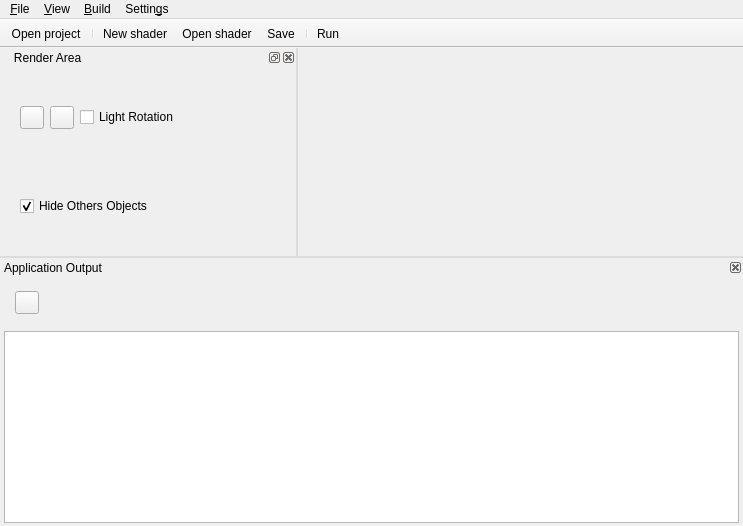
<?xml version="1.0" encoding="UTF-8"?>
<ui version="4.0">
 <class>MainWindow</class>
 <widget class="QMainWindow" name="MainWindow">
  <property name="geometry">
   <rect>
    <x>0</x>
    <y>0</y>
    <width>743</width>
    <height>526</height>
   </rect>
  </property>
  <property name="windowTitle">
   <string>ShaderLabs</string>
  </property>
  <property name="windowIcon">
   <iconset resource="../qresources/shaderlab.qrc">
    <normaloff>:/ico/img/1303588878_laboratory.png</normaloff>:/ico/img/1303588878_laboratory.png</iconset>
  </property>
  <property name="windowOpacity">
   <double>1.000000000000000</double>
  </property>
  <property name="layoutDirection">
   <enum>Qt::LeftToRight</enum>
  </property>
  <property name="styleSheet">
   <string notr="true">QMainWindow::separator {
     background:  rgb(220, 220, 220);
     width: 2px; /* when vertical */
     height: 2px; /* when horizontal */
 }

 QMainWindow::separator:hover {
     background:  rgb(170, 170, 170);
 }</string>
  </property>
  <widget class="QWidget" name="centralWidget">
   <layout class="QVBoxLayout" name="centralLayout">
    <property name="spacing">
     <number>6</number>
    </property>
    <property name="leftMargin">
     <number>3</number>
    </property>
    <property name="topMargin">
     <number>0</number>
    </property>
    <property name="rightMargin">
     <number>0</number>
    </property>
    <property name="bottomMargin">
     <number>0</number>
    </property>
   </layout>
  </widget>
  <widget class="QMenuBar" name="menuBar">
   <property name="geometry">
    <rect>
     <x>0</x>
     <y>0</y>
     <width>743</width>
     <height>25</height>
    </rect>
   </property>
   <widget class="QMenu" name="menuFile">
    <property name="tearOffEnabled">
     <bool>false</bool>
    </property>
    <property name="title">
     <string>&amp;File</string>
    </property>
    <addaction name="actionLoad_Project"/>
    <addaction name="actionSave_project"/>
    <addaction name="actionSave_as_project"/>
    <addaction name="actionClose_Project"/>
    <addaction name="separator"/>
    <addaction name="actionNew_Object"/>
    <addaction name="separator"/>
    <addaction name="actionNewFile"/>
    <addaction name="actionOpenCode"/>
    <addaction name="separator"/>
    <addaction name="actionSaveFile"/>
    <addaction name="actionSaveAll"/>
    <addaction name="actionSaveAs"/>
    <addaction name="separator"/>
    <addaction name="actionExit"/>
   </widget>
   <widget class="QMenu" name="menuView">
    <property name="title">
     <string>&amp;View</string>
    </property>
    <widget class="QMenu" name="menu_Models">
     <property name="title">
      <string>&amp;Models</string>
     </property>
    </widget>
    <addaction name="actionWireframe"/>
    <addaction name="menu_Models"/>
    <addaction name="separator"/>
   </widget>
   <widget class="QMenu" name="menu_Build">
    <property name="title">
     <string>&amp;Build</string>
    </property>
    <addaction name="actionRunAll"/>
   </widget>
   <widget class="QMenu" name="menuSettin">
    <property name="title">
     <string>Settin&amp;gs</string>
    </property>
   </widget>
   <addaction name="menuFile"/>
   <addaction name="menuView"/>
   <addaction name="menu_Build"/>
   <addaction name="menuSettin"/>
  </widget>
  <widget class="QToolBar" name="mainToolBar">
   <property name="movable">
    <bool>false</bool>
   </property>
   <property name="floatable">
    <bool>false</bool>
   </property>
   <attribute name="toolBarArea">
    <enum>TopToolBarArea</enum>
   </attribute>
   <attribute name="toolBarBreak">
    <bool>false</bool>
   </attribute>
   <addaction name="actionLoad_Project"/>
   <addaction name="separator"/>
   <addaction name="actionNewFile"/>
   <addaction name="actionOpenCode"/>
   <addaction name="actionSaveFile"/>
   <addaction name="separator"/>
   <addaction name="actionRunAll"/>
  </widget>
  <widget class="QDockWidget" name="dockRenderWidget">
   <property name="minimumSize">
    <size>
     <width>296</width>
     <height>160</height>
    </size>
   </property>
   <property name="layoutDirection">
    <enum>Qt::LeftToRight</enum>
   </property>
   <property name="styleSheet">
    <string notr="true"/>
   </property>
   <property name="floating">
    <bool>false</bool>
   </property>
   <property name="features">
    <set>QDockWidget::AllDockWidgetFeatures</set>
   </property>
   <property name="allowedAreas">
    <set>Qt::LeftDockWidgetArea|Qt::RightDockWidgetArea</set>
   </property>
   <property name="windowTitle">
    <string>   Render Area</string>
   </property>
   <attribute name="dockWidgetArea">
    <number>1</number>
   </attribute>
   <widget class="QWidget" name="dockRenderWidgetContents">
    <property name="styleSheet">
     <string notr="true"/>
    </property>
    <layout class="QVBoxLayout" name="verticalLayout_2">
     <property name="spacing">
      <number>2</number>
     </property>
     <property name="leftMargin">
      <number>0</number>
     </property>
     <property name="topMargin">
      <number>0</number>
     </property>
     <property name="rightMargin">
      <number>0</number>
     </property>
     <property name="bottomMargin">
      <number>0</number>
     </property>
     <item>
      <layout class="QVBoxLayout" name="verticalLayout">
       <property name="leftMargin">
        <number>9</number>
       </property>
       <property name="topMargin">
        <number>9</number>
       </property>
       <property name="rightMargin">
        <number>9</number>
       </property>
       <property name="bottomMargin">
        <number>9</number>
       </property>
       <item>
        <widget class="QWidget" name="optionsContents" native="true">
         <property name="sizePolicy">
          <sizepolicy hsizetype="Minimum" vsizetype="Minimum">
           <horstretch>0</horstretch>
           <verstretch>0</verstretch>
          </sizepolicy>
         </property>
         <layout class="QHBoxLayout" name="horizontalLayout">
          <property name="topMargin">
           <number>0</number>
          </property>
          <property name="bottomMargin">
           <number>0</number>
          </property>
          <item>
           <widget class="QToolButton" name="saveImageButton">
            <property name="text">
             <string/>
            </property>
            <property name="icon">
             <iconset resource="../qresources/shaderlab.qrc">
              <normaloff>:/ico/img/1303587978_3floppy_unmount.png</normaloff>:/ico/img/1303587978_3floppy_unmount.png</iconset>
            </property>
           </widget>
          </item>
          <item>
           <widget class="QToolButton" name="originButton">
            <property name="text">
             <string/>
            </property>
            <property name="icon">
             <iconset resource="../qresources/shaderlab.qrc">
              <normaloff>:/ico/origin</normaloff>:/ico/origin</iconset>
            </property>
            <property name="checkable">
             <bool>true</bool>
            </property>
           </widget>
          </item>
          <item>
           <widget class="QCheckBox" name="ckbLightRotation">
            <property name="text">
             <string>Light Rotation</string>
            </property>
           </widget>
          </item>
         </layout>
        </widget>
       </item>
       <item>
        <widget class="QWidget" name="optionsContents2" native="true">
         <property name="sizePolicy">
          <sizepolicy hsizetype="Minimum" vsizetype="Minimum">
           <horstretch>0</horstretch>
           <verstretch>0</verstretch>
          </sizepolicy>
         </property>
         <layout class="QHBoxLayout" name="horizontalLayout_2">
          <property name="topMargin">
           <number>0</number>
          </property>
          <property name="bottomMargin">
           <number>0</number>
          </property>
          <item>
           <widget class="QCheckBox" name="othersVisibility">
            <property name="text">
             <string>Hide Others Objects</string>
            </property>
            <property name="checked">
             <bool>true</bool>
            </property>
           </widget>
          </item>
          <item>
           <spacer name="horizontalSpacer">
            <property name="orientation">
             <enum>Qt::Horizontal</enum>
            </property>
            <property name="sizeHint" stdset="0">
             <size>
              <width>40</width>
              <height>20</height>
             </size>
            </property>
           </spacer>
          </item>
         </layout>
        </widget>
       </item>
      </layout>
     </item>
    </layout>
   </widget>
  </widget>
  <widget class="QDockWidget" name="dockOutPutWidget">
   <property name="minimumSize">
    <size>
     <width>157</width>
     <height>163</height>
    </size>
   </property>
   <property name="autoFillBackground">
    <bool>true</bool>
   </property>
   <property name="features">
    <set>QDockWidget::DockWidgetClosable</set>
   </property>
   <property name="allowedAreas">
    <set>Qt::BottomDockWidgetArea</set>
   </property>
   <property name="windowTitle">
    <string>Application Output</string>
   </property>
   <attribute name="dockWidgetArea">
    <number>8</number>
   </attribute>
   <widget class="QWidget" name="dockOutPutWidgetContents">
    <layout class="QVBoxLayout" name="verticalLayout_3">
     <property name="leftMargin">
      <number>4</number>
     </property>
     <property name="topMargin">
      <number>3</number>
     </property>
     <property name="rightMargin">
      <number>4</number>
     </property>
     <property name="bottomMargin">
      <number>3</number>
     </property>
     <item>
      <widget class="QWidget" name="toolBar" native="true">
       <layout class="QHBoxLayout" name="horizontalLayout_3">
        <item>
         <widget class="QToolButton" name="toolButton">
          <property name="text">
           <string/>
          </property>
          <property name="icon">
           <iconset resource="../qresources/shaderlab.qrc">
            <normaloff>:/ico/clean</normaloff>:/ico/clean</iconset>
          </property>
         </widget>
        </item>
        <item>
         <spacer name="horizontalSpacer_2">
          <property name="orientation">
           <enum>Qt::Horizontal</enum>
          </property>
          <property name="sizeHint" stdset="0">
           <size>
            <width>40</width>
            <height>20</height>
           </size>
          </property>
         </spacer>
        </item>
       </layout>
      </widget>
     </item>
     <item>
      <widget class="QPlainTextEdit" name="outputTextBox">
       <property name="enabled">
        <bool>true</bool>
       </property>
       <property name="readOnly">
        <bool>true</bool>
       </property>
       <property name="textInteractionFlags">
        <set>Qt::TextSelectableByKeyboard|Qt::TextSelectableByMouse</set>
       </property>
       <property name="centerOnScroll">
        <bool>false</bool>
       </property>
      </widget>
     </item>
    </layout>
   </widget>
  </widget>
  <action name="actionOpenCode">
   <property name="enabled">
    <bool>true</bool>
   </property>
   <property name="icon">
    <iconset resource="../qresources/shaderlab.qrc">
     <normaloff>:/ico/img/1302039979_Folder.png</normaloff>:/ico/img/1302039979_Folder.png</iconset>
   </property>
   <property name="text">
    <string>&amp;Open shader...</string>
   </property>
   <property name="shortcut">
    <string>Ctrl+O</string>
   </property>
   <property name="visible">
    <bool>true</bool>
   </property>
   <property name="iconVisibleInMenu">
    <bool>true</bool>
   </property>
  </action>
  <action name="actionExit">
   <property name="icon">
    <iconset resource="../qresources/shaderlab.qrc">
     <normaloff>:/ico/img/1302043859_Log Out.png</normaloff>:/ico/img/1302043859_Log Out.png</iconset>
   </property>
   <property name="text">
    <string>&amp;Exit</string>
   </property>
   <property name="shortcut">
    <string>Ctrl+Q</string>
   </property>
  </action>
  <action name="actionRunAll">
   <property name="icon">
    <iconset resource="../qresources/shaderlab.qrc">
     <normaloff>:/ico/img/1302039654_buttons_20.png</normaloff>:/ico/img/1302039654_buttons_20.png</iconset>
   </property>
   <property name="text">
    <string>Run</string>
   </property>
   <property name="shortcut">
    <string>Ctrl+R</string>
   </property>
   <property name="visible">
    <bool>true</bool>
   </property>
   <property name="iconVisibleInMenu">
    <bool>true</bool>
   </property>
  </action>
  <action name="actionSaveFile">
   <property name="icon">
    <iconset resource="../qresources/shaderlab.qrc">
     <normaloff>:/ico/img/1303587978_3floppy_unmount.png</normaloff>:/ico/img/1303587978_3floppy_unmount.png</iconset>
   </property>
   <property name="text">
    <string>&amp;Save</string>
   </property>
  </action>
  <action name="actionNewFile">
   <property name="icon">
    <iconset resource="../qresources/shaderlab.qrc">
     <normaloff>:/ico/img/1303588715_document-new.png</normaloff>:/ico/img/1303588715_document-new.png</iconset>
   </property>
   <property name="text">
    <string>&amp;New shader...</string>
   </property>
   <property name="shortcut">
    <string>Ctrl+N</string>
   </property>
  </action>
  <action name="actionSaveAs">
   <property name="text">
    <string>Save shader &amp;as ...</string>
   </property>
  </action>
  <action name="actionSaveAll">
   <property name="icon">
    <iconset resource="../qresources/shaderlab.qrc">
     <normaloff>:/ico/img/1303588015_save_all.png</normaloff>:/ico/img/1303588015_save_all.png</iconset>
   </property>
   <property name="text">
    <string>Save All</string>
   </property>
  </action>
  <action name="actionWireframe">
   <property name="icon">
    <iconset resource="../qresources/shaderlab.qrc">
     <normaloff>:/ico/img/wireframe_icon.jpg</normaloff>:/ico/img/wireframe_icon.jpg</iconset>
   </property>
   <property name="text">
    <string>Wireframe</string>
   </property>
   <property name="shortcut">
    <string>Ctrl+W</string>
   </property>
  </action>
  <action name="actionChange_output_primitive">
   <property name="text">
    <string>Change default primitives...</string>
   </property>
  </action>
  <action name="actionLoad_Project">
   <property name="icon">
    <iconset resource="../qresources/shaderlab.qrc">
     <normaloff>:/ico/img/Project-icon.png</normaloff>:/ico/img/Project-icon.png</iconset>
   </property>
   <property name="text">
    <string>Open project...</string>
   </property>
   <property name="shortcut">
    <string>Ctrl+P</string>
   </property>
  </action>
  <action name="actionSave_as_project">
   <property name="text">
    <string>Save as ShaderLabs Project...</string>
   </property>
  </action>
  <action name="actionSave_project">
   <property name="text">
    <string>Save project</string>
   </property>
   <property name="shortcut">
    <string>Ctrl+Shift+S</string>
   </property>
  </action>
  <action name="actionNew_Object">
   <property name="text">
    <string>New Object</string>
   </property>
  </action>
  <action name="actionPoint">
   <property name="text">
    <string>Point</string>
   </property>
  </action>
  <action name="actionClose_Project">
   <property name="text">
    <string>Close Project</string>
   </property>
  </action>
 </widget>
 <layoutdefault spacing="6" margin="11"/>
 <resources>
  <include location="../qresources/shaderlab.qrc"/>
 </resources>
 <connections>
  <connection>
   <sender>toolButton</sender>
   <signal>clicked()</signal>
   <receiver>outputTextBox</receiver>
   <slot>clear()</slot>
   <hints>
    <hint type="sourcelabel">
     <x>23</x>
     <y>302</y>
    </hint>
    <hint type="destinationlabel">
     <x>70</x>
     <y>401</y>
    </hint>
   </hints>
  </connection>
 </connections>
</ui>
